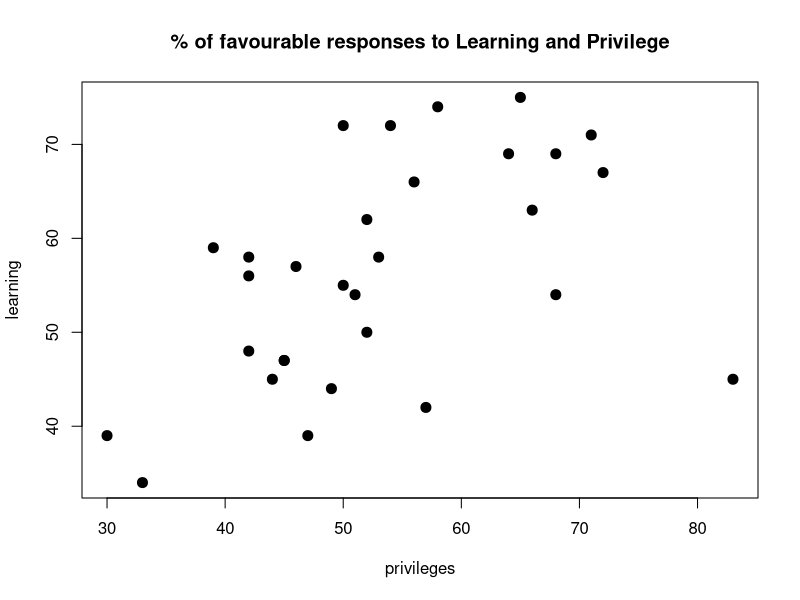
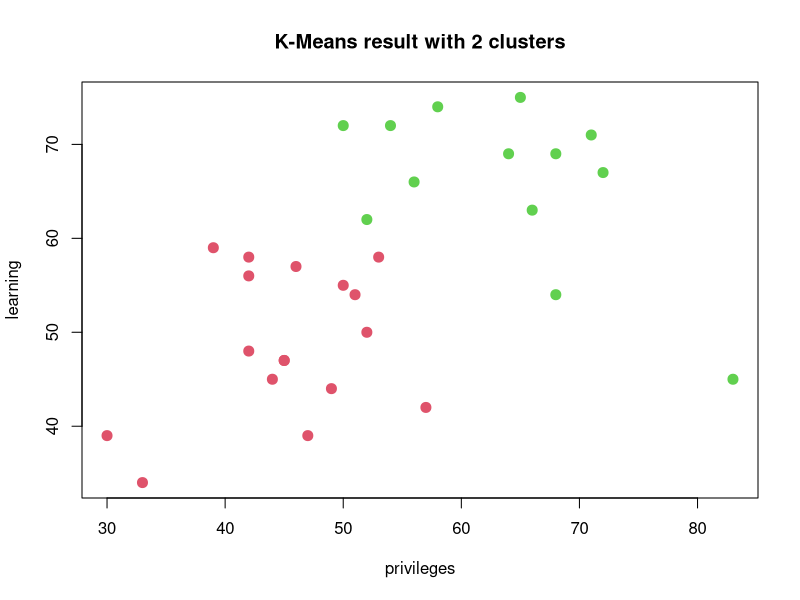
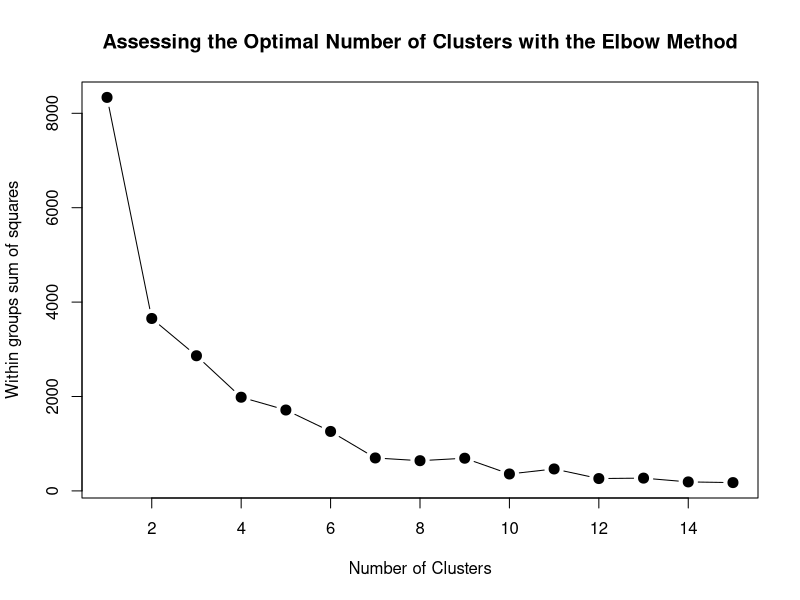
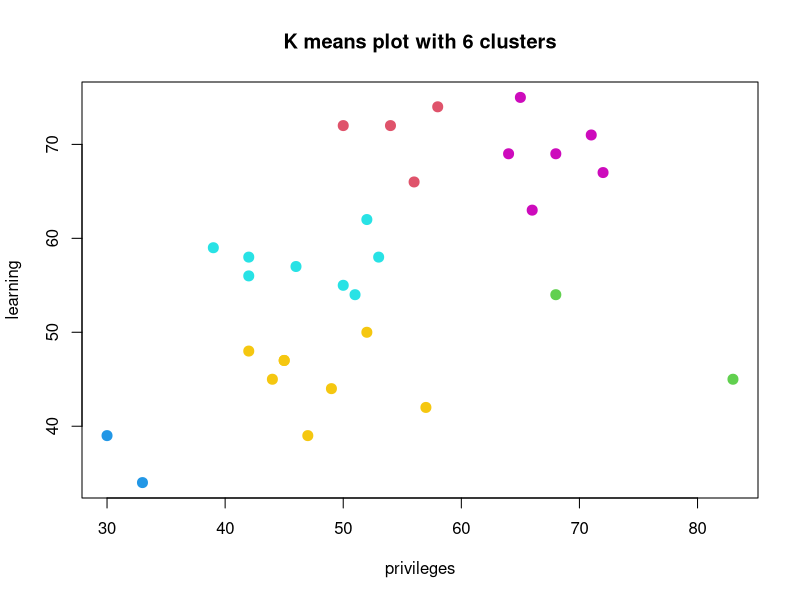

Here is the R script that generated these plots, in order:

library(datasets)
str(attitude)

summary(attitude)
dat<-attitude[, c(3, 4)]
plot(dat, main="% of favourable responses to Learning and Privilege", pch=20, cex=2)

# Perform k means with 2 clusters
set.seed(7)
km1=kmeans(dat, 2, nstart=100)

# Plot results
plot(dat, col=(km1$cluster+1), main="K-Means result with 2 clusters", pch=20, cex=2)

# Performing the Elbow method
mydata<-dat
wss<-(nrow(mydata)-1)*sum(apply(mydata, 2, var))
for (i in 2:15){
  wss[i]<-sum(kmeans(mydata, centers=i)$withinss)
}
plot(1:15, wss, type="b", xlab="Number of Clusters",
     ylab="Within groups sum of squares",
     main="Assessing the Optimal Number of Clusters with the Elbow Method",
     pch=20, cex=2)

# # Visit https://rpubs.com/FelipeRego/K-Means-Clustering for more information
# Perform K-Means with the optimal number of clusters identified from the Elbow method
set.seed(7)
km2<-kmeans(dat, 6, nstart=100)
km2

# Plot results
plot(dat, col=(km2$cluster+1), main="K means plot with 6 clusters", pch=20, cex=2)
